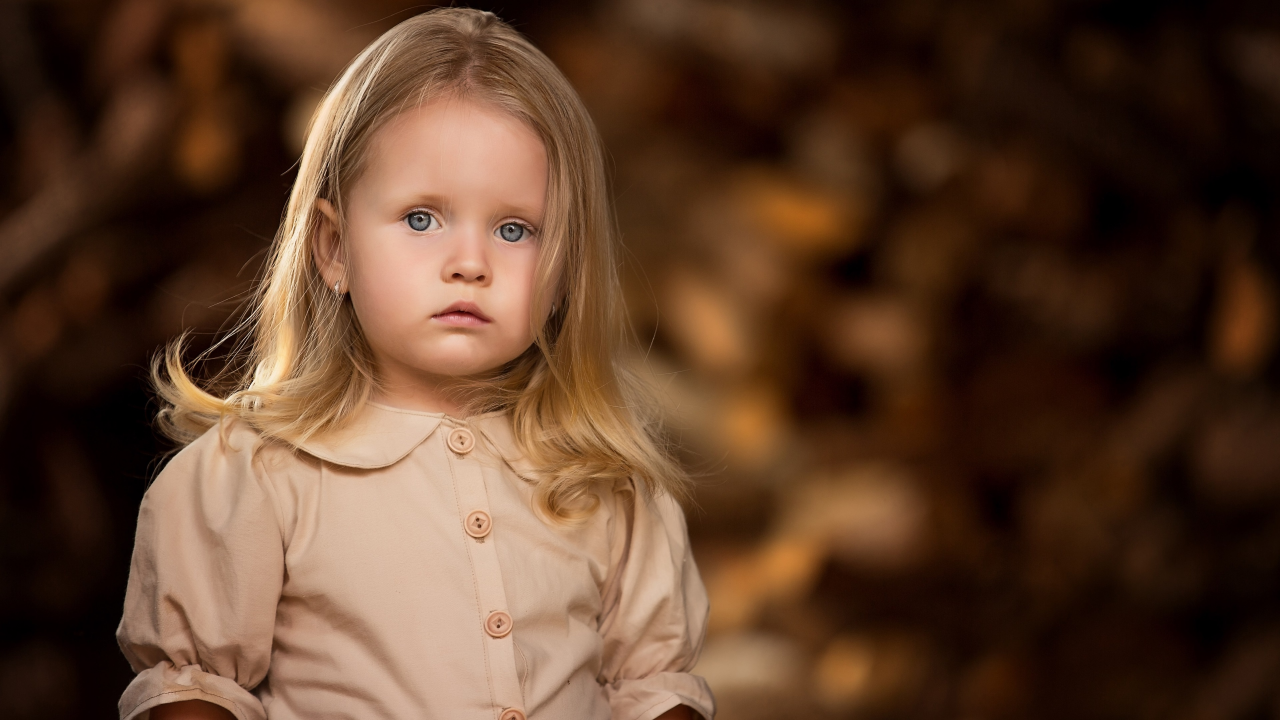
#> input picture Celebrare-Assignment/kid.jpg, 3840 x 2160 px, given in place of your_image.jpg, which was not available (shown at 1/3 size)
$ python qrcodeEx2.py
#> lines starting #> are read from the running program, lines starting #| are printed output that depends on the picture
import qrcode
from PIL import Image

def generate_qr_code_with_image(image_path, file_name='qr_code_with_image.png'):
#> called with image_path = 'your_image.jpg', file_name = 'qr_code_with_image.png'
    img = Image.open(image_path).resize((200, 200))
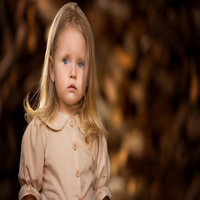
#> img: PIL image 200x200 RGB; mean R, G, B 92.3, 61.9, 42.1
    img_byte_arr = img.tobytes()

    qr = qrcode.QRCode(version=1, error_correction=qrcode.constants.ERROR_CORRECT_L,
                        box_size=10, border=4)
    qr.add_data(img_byte_arr)
#> (the run stopped early here; a loop or call above may not have finished)

$ run again, on Celebrare-Assignment/rose.jpg
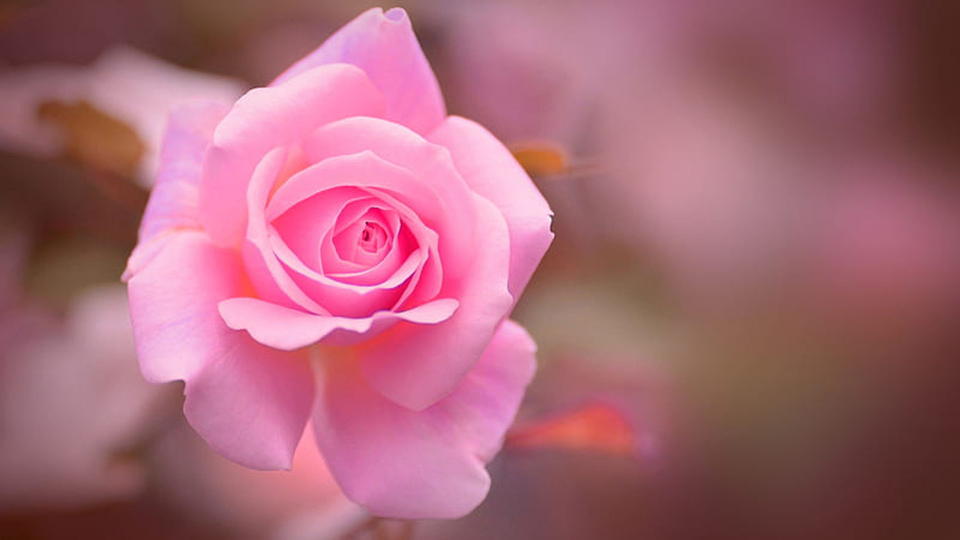
#> input picture Celebrare-Assignment/rose.jpg, 1920 x 1080 px, given in place of your_image.jpg, which was not available (shown at 1/2 size)
#> in generate_qr_code_with_image, `img = Image.open(image_path).resize((200, 200))`:
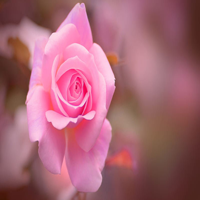
#> img: PIL image 200x200 RGB; mean R, G, B 167, 102.7, 117.5
